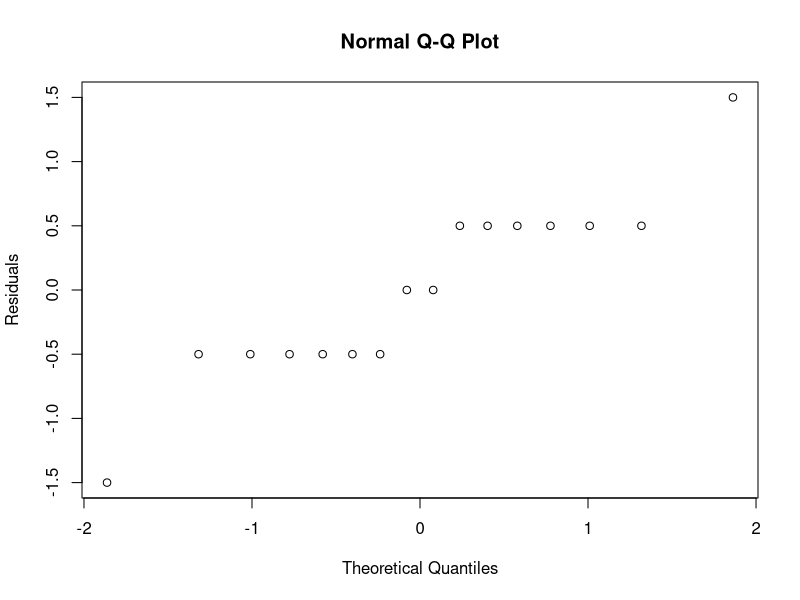
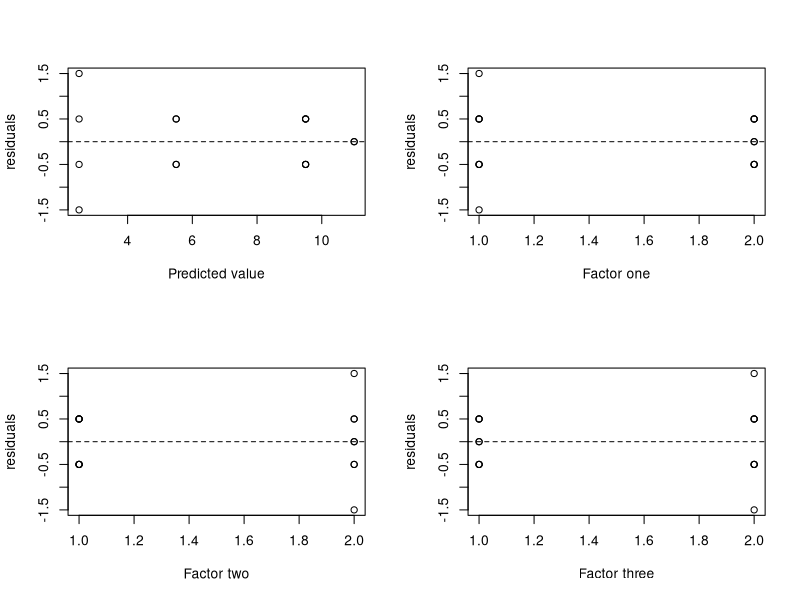
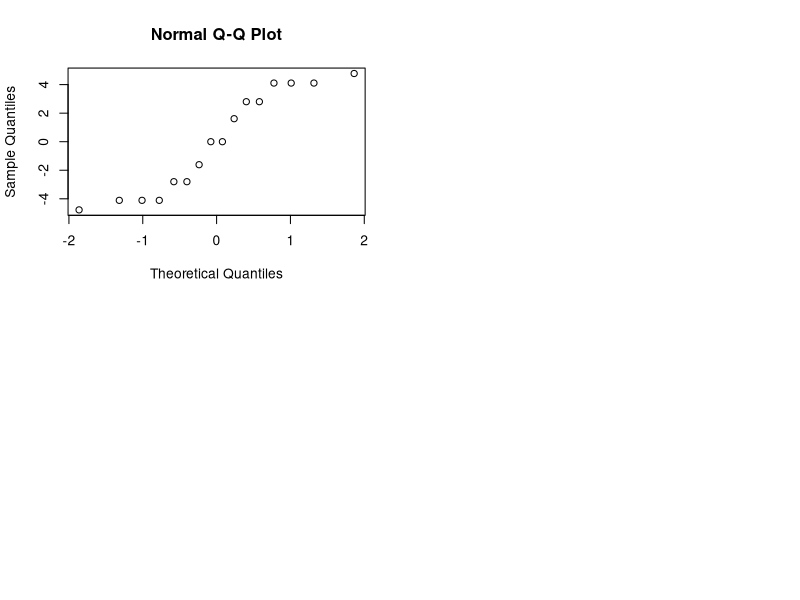
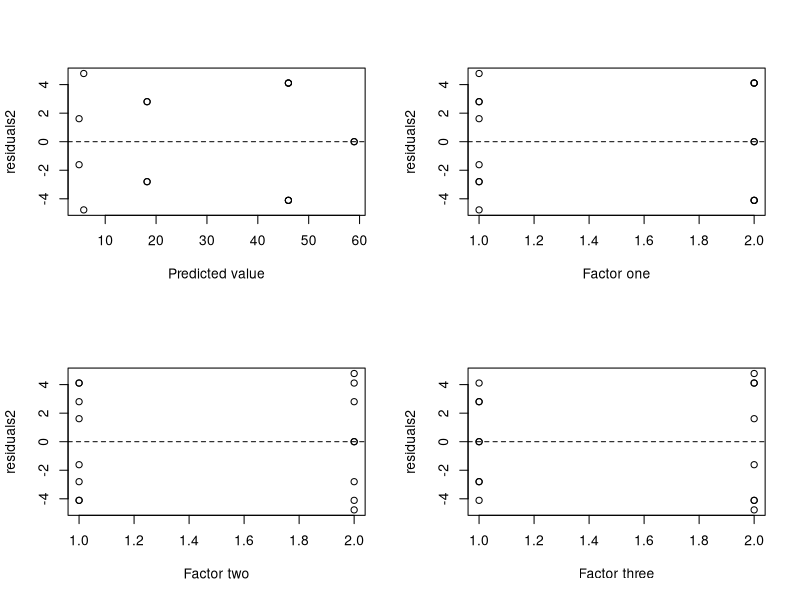

Generate these figures, in order, with R: (Note: this script raises an error after producing the figures.)
## lect 12-4
## a
p <- 5
y.m <- matrix(0, ncol = 5, nrow = 5)
y.m[1,] <- c(8, 7, 1, 7, 3)
y.m[2,] <- c(11, 2, 7, 3, 8)
y.m[3,] <- c(4, 9, 10, 1, 5)
y.m[4,] <- c(6, 8, 6, 6, 10)
y.m[5,] <- c(4, 2, 3, 8, 8)
treatment <- matrix('A', ncol = 5, nrow = 5)
treatment[1,] <- c('A', 'B', 'D', 'C', 'E')
treatment[2,] <- c('C', 'E', 'A', 'D', 'B')
treatment[3,] <- c('B', 'A', 'C', 'E', 'D')
treatment[4,] <- c('D', 'C', 'E', 'B', 'A')
treatment[5,] <- c('E', 'D', 'B', 'A', 'C') 

bar_yi.. <- apply(y.m, 1, mean)
bar_y..k <- apply(y.m, 2, mean)
bar_y.j. <- as.vector(c(mean(y.m[treatment=='A']), mean(y.m[treatment=='B']),
                        mean(y.m[treatment=='C']), mean(y.m[treatment=='D']), 
                        mean(y.m[treatment=='E']) ))
grand_mean <- mean(y.m)
SSA <- p * sum((bar_yi.. - grand_mean)^2)
SSB <- p * sum((bar_y.j. - grand_mean)^2)
SSC <- p * sum((bar_y..k - grand_mean)^2)
SST <- sum((as.vector(y.m) - grand_mean)^2)
SSE <- SST - SSA - SSB - SSC

c(SSA, SSB, SSC, SSE, SST)

F_ratio_A <- (SSA / (p-1)) / (SSE / ((p-1)* (p-2)))
p_value_A <- pf(F_ratio_A, df1=(p-1), df2=(p-1) * (p-2), lower.tail = F)
c(F_ratio_A, p_value_A)

F_ratio_B <- (SSB / (p-1)) / (SSE / ((p-1)* (p-2)))
p_value_B <- pf(F_ratio_B, df1=(p-1), df2=(p-1) * (p-2), lower.tail = F)
c(F_ratio_B, p_value_B)

F_ratio_C <- (SSC / (p-1)) / (SSE / ((p-1)* (p-2)))
p_value_C <- pf(F_ratio_C, df1=(p-1), df2=(p-1) * (p-2), lower.tail = F)
c(F_ratio_C, p_value_C)

## b
y <- as.vector(t(y.m))
A <- as.factor(rep(c(1:p), each=p))
C <- as.factor(rep(c(1:p), times=p))
B <- as.factor(as.vector(t(treatment)))
summary.aov(lm(y~A+B+C))

## lect 12-5
p <- 4
y.m2 <- matrix(0, ncol = 4, nrow = 4)
y.m2[1,] <- c(11, 10, 14, 8)
y.m2[2,] <- c(8, 12, 10, 12)
y.m2[3,] <- c(9, 11, 7, 15)
y.m2[4,] <- c(9, 8, 18, 6)

treatment1 <- matrix(0, ncol = 4, nrow = 4)
treatment1[1,] = c(3,2,4,1)
treatment1[2,] = c(2,3,1,4)
treatment1[3,] = c(1,4,2,3)
treatment1[4,] = c(4,1,3,2)

treatment2 = matrix(0, ncol = 4, nrow = 4)
treatment2[1,] = c(2,3,4,1)
treatment2[2,] = c(1,4,3,2)
treatment2[3,] = c(4,1,2,3)
treatment2[4,] = c(3,2,1,4)

y <- as.vector(t(y.m2))
A <- as.factor(rep(c(1:p), each=p))
B <- as.factor(rep(c(1:p), times=p))
t1 <- as.factor(as.vector(t(treatment1)))
t2 <- as.factor(as.vector(t(treatment2)))

summary.aov(lm(y~A+B+t1+t2))

## lect 14-3
y <- c(6,5,6,5,3,2,4,1,10,9,11,11,10,9,9,10)
FF <- as.factor(rep(c(1,2), each=8))
BB <- as.factor(rep(c(1,1,2,2), time=4))
WW <- as.factor(rep(c(rep(1,time=4), rep(2,time=4)), time=2))
## a
summary.aov(lm(y~FF + BB + WW + FF:BB + FF:WW + BB:WW + FF:BB:WW))
## b
predicts <- predict(lm(y~FF + BB + WW + FF:BB + FF:WW + BB:WW + FF:BB:WW))
residuals <- y - predicts

qqnorm(residuals, ylab='Residuals')

par(mfrow=c(2,2))
plot(x=predicts, y=residuals, xlab='Predicted value')
abline(h=0, lty=2)
plot(as.vector(x=FF), y=residuals, xlab='Factor one')
abline(h=0, lty=2)
plot(as.vector(x=BB), y=residuals, xlab='Factor two')
abline(h=0, lty=2)
plot(as.vector(x=WW), y=residuals, xlab='Factor three')
abline(h=0, lty=2)

## c
y2 <- y^1.7
predicts2 <- predict(lm(y2~FF + BB + WW + FF:BB + FF:WW + BB:WW + FF:BB:WW))
residuals2 <- y2 - predicts2

qqnorm(residuals2)

par(mfrow=c(2,2))
plot(x=predicts2, y=residuals2, xlab='Predicted value')
abline(h=0, lty=2)
plot(as.vector(x=FF), y=residuals2, xlab='Factor one')
abline(h=0, lty=2)
plot(as.vector(x=BB), y=residuals2, xlab='Factor two')
abline(h=0, lty=2)
plot(as.vector(x=WW), y=residuals2, xlab='Factor three')
abline(h=0, lty=2)

par(mfrow=c(1,1))


## lect 14-4
## a
rm(list=ls(all=TRUE))
y <- c(-35,-45,-40,17,-65,20,-39,-55,15,110,-10,80,55,-55,110,90,-28,110,
       4,-40,31,-23,-64,-20,-30,-61,54)
factors <- gen.factorial(c(3,3,3), varNames = c('Speed', 'Nozzle_Type', 'Pressure'), factors = 'all')
attach(factors)
lm2 <- lm(y~Nozzle_Type + Speed + Pressure + Nozzle_Type:Speed + Nozzle_Type:Pressure + Speed:Pressure)
summary.aov(lm2)

## b
data_full <- data.frame(y, Nozzle_Type, Speed, Pressure)
Nozzle_Type2 <- as.factor(rep(c(1,2,3), time=3))
Speed2 <- as.factor(rep(c(1,2,3), each=3))
Pressure2 <- as.factor(c(1,2,3,2,3,1,3,1,2))
y2 <- numeric(9)
for (i in 1:9) {
  index1 <- as.numeric(as.vector(Nozzle_Type2)[i])
  index2 <- as.numeric(as.vector(Speed2)[i])
  index3 <- as.numeric(as.vector(Pressure2)[i])
  y2[i] <- data_full[Nozzle_Type==index1 & Speed==index2 & Pressure==index3,1]
}

lm3 <- lm(y2~Nozzle_Type2 + Speed2 + Pressure2)
summary.aov(lm3)


## c
lm4 <- lm(y2~Nozzle_Type2 + Speed2 + Pressure2 + Speed2:Pressure2)
summary.aov(lm4)



